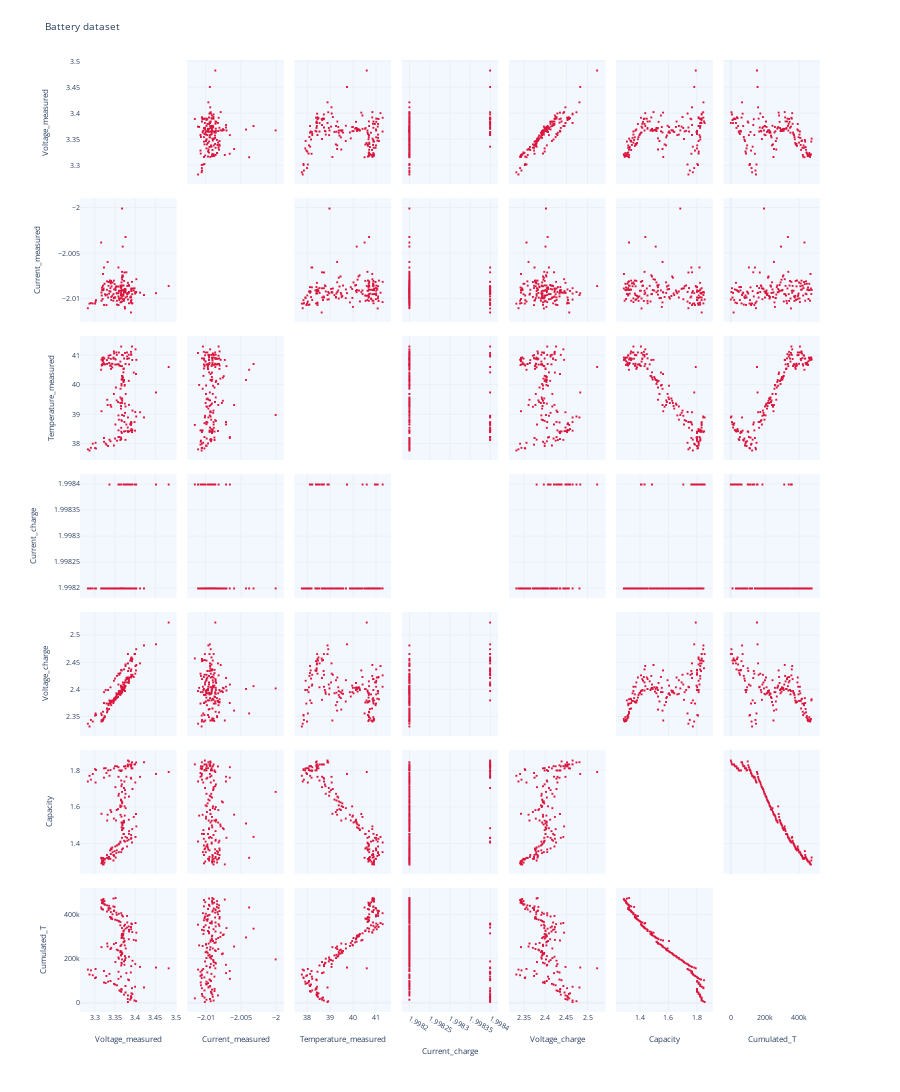

The cell this chart's notebook holds for it:
### Code cell
import plotly.express as px
fig = px.scatter_matrix(dfb.drop(columns=['Time','type', 'ambient_temperature', 
                                          'time', 'Battery']), 
                                )
fig.update_traces(marker=dict(size=2,
                              color='crimson',
                              symbol='square')),
fig.update_traces(diagonal_visible=False)
fig.update_layout(
    title='Battery dataset',
    width=900,
    height=1200,
)
fig.update_layout({'plot_bgcolor': '#f2f8fd',
                   'paper_bgcolor': 'white',}, 
                    template='plotly_white',
                    font=dict(size=7)
                    )

fig.show()

### Figure 1 — Plotly figure (JSON) as saved in the notebook; plotly's stock layout.template omitted (floating-point values rounded to 4 significant figures; data arrays with more than 128 entries replaced by an {"elided": "..."} marker saying what was removed)
{"data": [{"diagonal": {"visible": false}, "dimensions": [{"axis": {"matches": true}, "label": "Voltage_measured", "values": {"elided": "168 float values"}}, {"axis": {"matches": true}, "label": "Current_measured", "values": {"elided": "168 float values"}}, {"axis": {"matches": true}, "label": "Temperature_measured", "values": {"elided": "168 float values"}}, {"axis": {"matches": true}, "label": "Current_charge", "values": {"elided": "168 float values"}}, {"axis": {"matches": true}, "label": "Voltage_charge", "values": {"elided": "168 float values"}}, {"axis": {"matches": true}, "label": "Capacity", "values": {"elided": "168 float values"}}, {"axis": {"matches": true}, "label": "Cumulated_T", "values": {"elided": "168 float values"}}], "hovertemplate": "%{xaxis.title.text}=%{x}<br>%{yaxis.title.text}=%{y}<extra></extra>", "legendgroup": "", "marker": {"color": "crimson", "size": 2, "symbol": "square"}, "name": "", "showlegend": false, "type": "splom"}], "layout": {"dragmode": "select", "font": {"size": 7}, "height": 1200, "legend": {"tracegroupgap": 0}, "margin": {"t": 60}, "paper_bgcolor": "white", "plot_bgcolor": "#f2f8fd", "title": {"text": "Battery dataset"}, "width": 900}}
